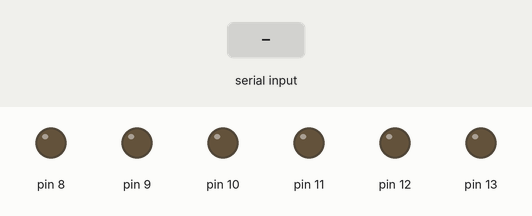
A sketch run on a simulated Arduino Uno, built with avr-gcc and run on an emulated ATmega328P. On the bench: output pins drawn as LEDs (lit = HIGH). The test bench sets the inputs (shaded band).

Above: at 1.2 s.
1.3 s: "6\n" received over Serial
At 2.2 s:
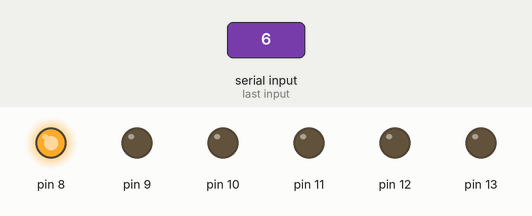
2.8 s: "5\n" received over Serial
At 3.4 s:
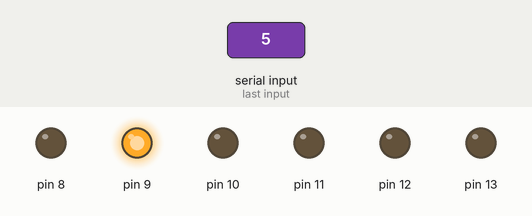
4.3 s: "4\n" received over Serial
At 5.5 s:
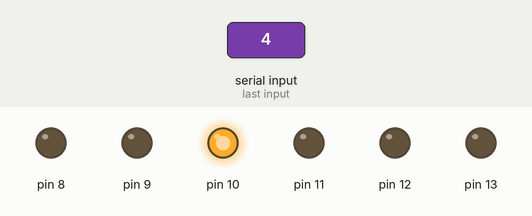
5.8 s: "3\n" received over Serial
At 6.8 s:
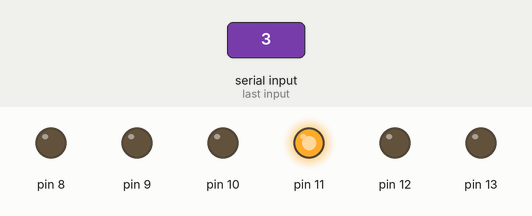
7.3 s: "2\n" received over Serial
At 8.0 s:
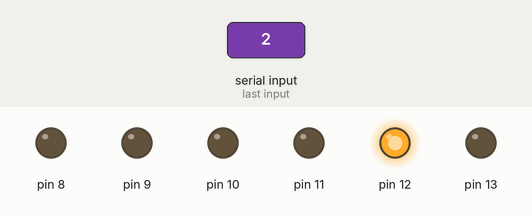
8.8 s: "90,45\n" received over Serial
At 9.3 s:
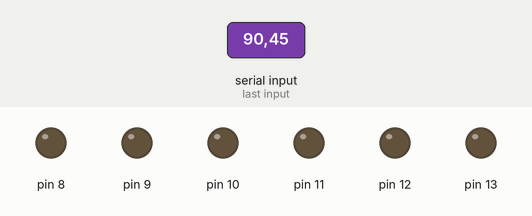
Timing chart, 0 to 11.3 s (numbered marks = the images above; inputs shaded):
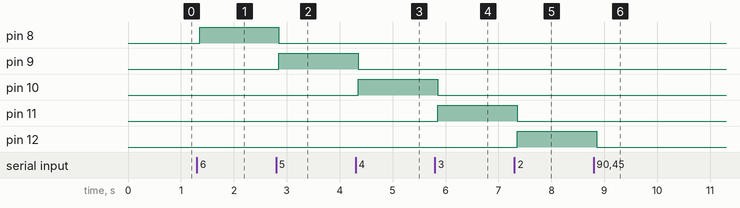

Measured:
- after the input at 1.3 s, pin 8: LOW → HIGH after 0.05 s
- after the input at 2.8 s, pin 8: HIGH → LOW after 0.05 s; pin 9: LOW → HIGH after 0.05 s
- after the input at 4.3 s, pin 9: HIGH → LOW after 0.05 s; pin 10: LOW → HIGH after 0.05 s
- after the input at 5.8 s, pin 10: HIGH → LOW after 0.05 s; pin 11: LOW → HIGH after 0.05 s
- after the input at 7.3 s, pin 11: HIGH → LOW after 0.05 s; pin 12: LOW → HIGH after 0.05 s
- after the input at 8.8 s, pin 12: HIGH → LOW after 0.06 s

The sketch:

Guide4_Practice1.ino
```cpp
void setup() {
  pinMode(3, INPUT);
  pinMode(8, OUTPUT);
  pinMode(9, OUTPUT);
  pinMode(10, OUTPUT);
  pinMode(11, OUTPUT);
  pinMode(12, OUTPUT);
  pinMode(13, OUTPUT);

  Serial.begin(9600);
  Serial.setTimeout(50);
}

void loop() {
  while(Serial.available() == false){}
  int x = Serial.readString().toInt();

  if(x == 6){
    digitalWrite(8, HIGH);
  }
  else{
    digitalWrite(8, LOW);
  }

  if(x == 5){
    digitalWrite(9, HIGH);
  }
  else{
    digitalWrite(9, LOW);
  }

  if(x == 4){
    digitalWrite(10, HIGH);
  }
  else{
    digitalWrite(10, LOW);
  }

  if(x == 3){
    digitalWrite(11, HIGH);
  }
  else{
    digitalWrite(11, LOW);
  }

  if(x == 2){
    digitalWrite(12, HIGH);
  }
  else{
    digitalWrite(12, LOW);
  }

  if(x == 1){
    digitalWrite(13, HIGH);
  }
  else{
    digitalWrite(13, LOW);
  }
}
```
